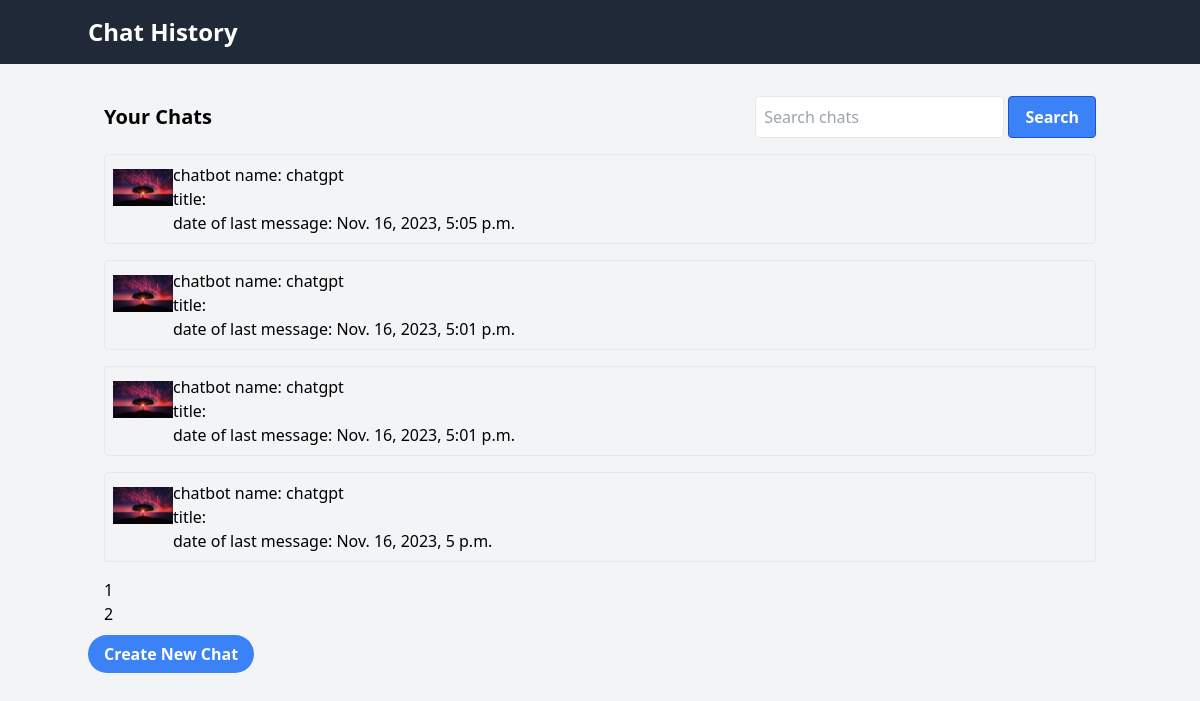
The app's page /conversations/?page=2 (signed in) with its own data.
### conversations/models.py (models this page shows, shortened)
class Conversation(models.Model):
    user = models.ForeignKey(User, on_delete=models.CASCADE)
    chatbot = models.ForeignKey(Chatbot, on_delete=models.CASCADE)
    title = models.CharField(max_length=200, blank=True)
    last_message_date = models.DateTimeField(auto_now=True)
    class Meta:
        ordering = ['-last_message_date']

### chatbots/models.py (models this page shows, shortened)
class Chatbot(models.Model):
    name = models.CharField(max_length=50, unique=True)
    user = models.ForeignKey(
        settings.AUTH_USER_MODEL,
        on_delete=models.CASCADE,
    )
    description = models.TextField(blank=True)
    custom_prompt = models.TextField(blank=True)
    chatbot_picture = models.ImageField(blank=True, upload_to=chatbot_image_path)
    is_disabled = models.BooleanField(default=False)
    like_count = models.BigIntegerField(default=0)
    dislike_count = models.BigIntegerField(default=0)

### conversations/views.py (the view)
# urls.py: path('', chat_list_view, name="chat_list"),
@login_required
def chat_list_view(request):
    items_per_page = 10
    queryset = Conversation.objects.filter(user=request.user)
    paginator = Paginator(queryset, items_per_page)
    page = request.GET.get('page')
    try:
        chat_list = paginator.page(page)
    except PageNotAnInteger:
        chat_list = paginator.page(1)
    context = {'chat_list': chat_list, 'page_count': range(1, int((queryset.count() - 1) / 10) + 2)}
    return render(request, 'chat-list.html', context)

### conversations/templates/chat-list.html (shortened to what this page needs)
<!DOCTYPE html>
<html lang="en">
<head>
    <link href="https://cdn.jsdelivr.net/npm/tailwindcss@2.2.16/dist/tailwind.min.css" rel="stylesheet">
</head>
<body class="bg-gray-100">
    <header class="bg-gray-800 text-white p-4">
        <div class="container mx-auto">
            <h1 class="text-2xl font-semibold">Chat History</h1>
        </div>
    </header>
    <div class="container mx-auto p-4 mt-4">
        <div class="flex justify-between items-center mb-4">
            <h2 class="text-xl font-semibold">Your Chats</h2>
            <div class="search-box">
                <input type="text" placeholder="Search chats" class="p-2 border rounded">
                <button class="bg-blue-500 hover:bg-blue-700 text-white font-bold py-2 px-4 border border-blue-700 rounded">Search</button>
            </div>
        </div>
        <ul class="chat-list">
            {% for chat in chat_list %}
                <li class="chat-item border rounded p-2 mb-4 hover:bg-gray-100">
                <a href="{% url 'chat_detail' %}?conversation={{ chat.id }}" class="chat-link flex items-center">
                    <div class="chat-avatar" style="width:60px;height:60px;">
                        {% if chat.chatbot.chatbot_picture %}
                            <img src="{{ chat.chatbot.chatbot_picture.url }}" alt="{{ chat.chatbot.name }}">
                        {% else %}
                            <img src="" alt="{{ chat.chatbot.name }}">
                        {% endif %}
                    </div>
                    <div class="chat-details">
                        <h3 class="chat-title">chatbot name: {{ chat.chatbot.name }}</h3>
                        <p class="chat-preview">title: {{ chat.title }}</p>
                        <p class="chat-date">date of last message: {{ chat.last_message_date }}</p>
                    </div>
                </a>
            </li>
            {% endfor %}
        </ul>
        <div class="pagination flex space-x-2">
            <ul>
                {% for i in page_count %}
                    <li><a href="{% url 'chat_list' %}?page={{ i }}">{{ i }}</a></li>
                {% endfor %}
            </ul>
        </div>
    </div>
    <footer>
        <div class="container mx-auto">
            <a href="{% url 'create_chat' %}" class="bg-blue-500 hover:bg-blue-700 text-white font-bold py-2 px-4 rounded-full">Create New Chat</a>
        </div>
    </footer>
</body>
</html>

### records on screen
Conversation: chatbot.chatbot_picture (picture), chatbot.name "chatgpt", last_message_date "Nov. 16, 2023, 5:05 p.m."
Conversation: chatbot.chatbot_picture (picture), chatbot.name "chatgpt", last_message_date "Nov. 16, 2023, 5:01 p.m."
Conversation: chatbot.chatbot_picture (picture), chatbot.name "chatgpt", last_message_date "Nov. 16, 2023, 5:01 p.m."
Conversation: chatbot.chatbot_picture (picture), chatbot.name "chatgpt", last_message_date "Nov. 16, 2023, 5 p.m."

### other values on screen
{{ i }} "1" "2"
